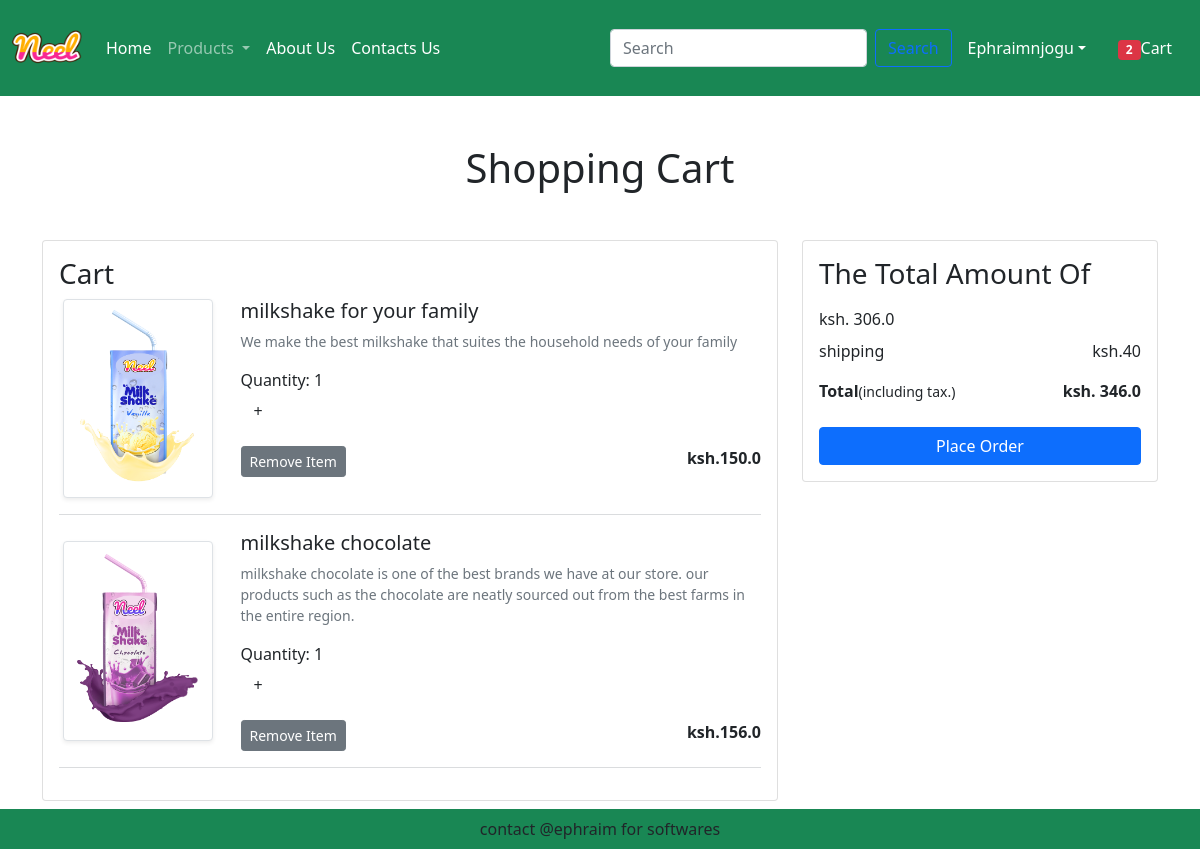
The app's page /cart/ (signed in) with its own data.
### app/models.py (models this page shows, shortened)
class Cart(models.Model):
    user = models.ForeignKey(User,on_delete=models.CASCADE)
    product = models.ForeignKey(Product,on_delete=models.CASCADE)
    quantity = models.PositiveIntegerField(default=1)

class Product(models.Model):
    title = models.CharField(max_length=100)
    selling_price = models.FloatField()
    discounted_price = models.FloatField()
    description = models.TextField()
    composition = models.TextField(default='')
    prodapp = models.TextField(default='')
    category = models.CharField(choices=CATEGORY_CHOICES,max_length=2)
    product_image = models.ImageField(upload_to='product')
    class Meta:
        ordering = ['id']

### app/views.py (the view)
# urls.py: path('cart/',views.show_cart,name='showcart'),
@login_required
def show_cart(request):
    totalitem = 0
    if request.user.is_authenticated:
        totalitem = len(Cart.objects.filter(user=request.user))
    user = request.user
    cart = Cart.objects.filter(user=user)
    amount = 0
    for p in cart:
        value = p.quantity * p.product.discounted_price
        amount = amount + value
    totalamount = amount + 40
    return render(request,'app/addtocart.html',locals())

### app/templates/app/addtocart.html (shortened to what this page needs)
{% extends 'app/base.html' %}
{% load static %}
{% block main-content %}
<div  class="container my-5">
<div class="row">
{% if cart %}
<h1 class="text-center mb-5">Shopping Cart</h1>
<div class="col-sm-8">
<div class="card">
<div class="card-body">
<h3>Cart</h3>
{% for item in cart %}
<div class="row">
<div class="col-sm-3 text-center align-self-center">
<img src="{{item.product.product_image.url}}" srcset="" alt="" class="img-fluid
img-thumbnail shadow-sm" height="150" width="150">
</div>
<div class="col-sm-9 ">
<div>
    <h5>{{item.product.title}}</h5>
    <p class="mb-2 text-muted small">{{item.product.description}}</p>
    <div class="my-3">
<label for="quantity">Quantity: <span id="quantity">{{item.quantity}}</span></label>
<form action="/pluscart" method="post">
<input type="submit" class="btn" value="+">
</form>
    </div>
    <div class="d-flex justify-content-between">
        <form action="/removecart" method="post">
        <button type="submit" class="remove-cart btn btn-sm btn-secondary mr-3">Remove Item</button>
        </form>
<p class="mb-0"><span><strong>ksh.{{item.product.discounted_price}}</strong></span></p>
    </div>
</div>
</div>
</div>
<hr class="text-muted">
{% endfor %}
</div>
</div>
</div>
<div class="col-sm-4">
<div class="card">
<div class="card-body">
<h3>The Total Amount Of</h3>
<ul class="list-group">
<li class="list-group-item d-flex justify-content-between align-items-center border-0 px-0 pb-0">
    <span id="amount">ksh. {{amount}}</span>
</li>
<li class="list-group-item d-flex justify-content-between align-items-center border-0 px-0">
    shipping <span>ksh.40</span>
</li>
<li class="list-group-item d-flex justify-content-between align-items-center border-0 px-0 mb-3">
<div>
    <strong>Total</strong><small>(including tax.)</small>
</div>
<span id="totalamount"><strong>ksh. {{totalamount}}</strong></span>
</li>
</ul>
<div class="d-grid"><a href="{% url 'checkout' %}" class="btn btn-primary">Place Order</a></div>
</div>
</div>
</div>
{% else %}
<h1 class="text-center mb-5">Cart is Empty</h1>
{% endif %}
</div>
</div>
{% endblock main-content %}

### app/templates/app/base.html (shortened to what this page needs)
<!DOCTYPE html>
{% load static %}
<html lang="en">
<head>
    <link href="https://cdn.jsdelivr.net/npm/bootstrap@5.1.3/dist/css/bootstrap.min.css" rel="stylesheet">
    <link rel="stylesheet" href="{% static 'app/css/all.min.css' %}"/>
    <link rel="stylesheet" href="{% static 'app/css/owl.carousel.min.css' %}"/>
    <link rel="stylesheet" href="{% static 'app/css/style.css' %}"/>
</head>
<body>
    <nav class="navbar navbar-expand-lg navbar-dark bg-success">
        <div class="container-fluid">
          <a class="navbar-brand" href="#">
          <img src="{% static 'app/images/neel.png' %}" alt=""  width="70" height="70">
          </a>
          <div class="collapse navbar-collapse" id="navbarSupportedContent">
            <ul class="navbar-nav me-auto mb-2 mb-lg-0">
              {% if request.user.is_authenticated %}
              <li class="nav-item">
                <a class="nav-link active" aria-current="page" href="{% url 'home' %}">Home</a>
              </li>
              <li class="nav-item dropdown">
                <a class="nav-link dropdown-toggle" href="#" id="navbarDropdown" role="button" data-bs-toggle="dropdown" aria-expanded="false">
                  Products
                </a>
              </li>
              <li class="nav-item">
                <a class="nav-link text-white" href="{% url 'about' %}">About Us</a>
              </li>
              <li class="nav-item">
                <a class="nav-link text-white" href="{% url 'contact' %}">Contacts Us</a>
              </li>
            </ul>
            <form class="d-flex" role="search" action="/search">
              <input class="form-control me-2" type="search" placeholder="Search" aria-label="Search" name="search">
              <button class="btn btn-outline-primary" type="submit">Search</button>
            </form>
          </div>
          <ul class="navbar-nav me-auto mb-2 mb-lg-0">
            <li class="nav-item dropdown mx-2">
              <a href="#" class="nav-link dropdown-toggle text-white"
              id="profileDropdown" role="button" data-bs-toggle="dropdown" aria-expanded="false">
            {{request.user.username|capfirst}}</a>
            </li>
            <li class="nav-item mx-2">
              <a href="{% url 'showcart' %}" class="nav-link text-white"><span class="badge bg-danger">
                {% if totalitem > 0 %}
                {{totalitem}}
                {% endif %}
              </span>Cart</a>
            </li>
            {% endif %}
          </ul>
        </div>
      </nav>
{% block main-content %}
{% endblock main-content %}
<footer class="container-fluid bg-success text-center p-2 mt-5 fixed-bottom">
    contact @ephraim for softwares
</footer>
</body>
</html>

### records on screen
Cart: product.product_image (picture), product "milkshake for your family", product.description "We make the best milkshake that suites the household needs of your family", quantity "1", product.discounted_price "150.0"
Cart: product.product_image (picture), product "milkshake chocolate", product.description "milkshake chocolate is one of the best brands we have at our store. our products such as the chocolate are neatly sourced out from the best farms in the entire region.", quantity "1", product.discounted_price "156.0"

### other values on screen
{{ request.user.username|capfirst }} "Ephraimnjogu"
{{ totalitem }} "2"
{{ amount }} "306.0"
{{ totalamount }} "346.0"
